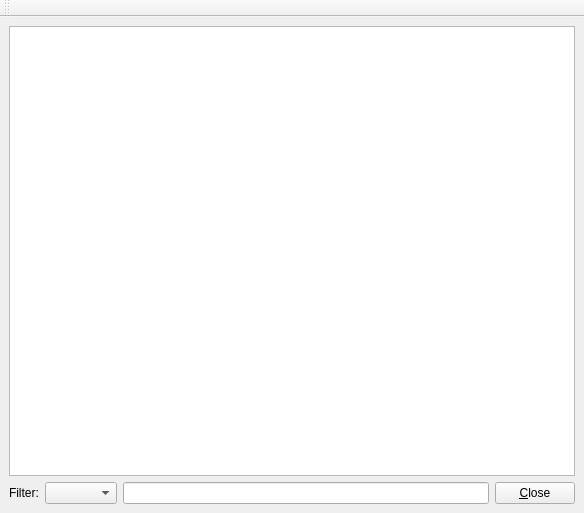
<?xml version="1.0" encoding="UTF-8"?>
<ui version="4.0">
 <class>LogManager</class>
 <widget class="QMainWindow" name="LogManager">
  <property name="geometry">
   <rect>
    <x>0</x>
    <y>0</y>
    <width>584</width>
    <height>513</height>
   </rect>
  </property>
  <property name="windowTitle">
   <string>Log view</string>
  </property>
  <widget class="QWidget" name="centralwidget">
   <layout class="QVBoxLayout">
    <property name="spacing">
     <number>6</number>
    </property>
    <property name="leftMargin">
     <number>9</number>
    </property>
    <property name="topMargin">
     <number>9</number>
    </property>
    <property name="rightMargin">
     <number>9</number>
    </property>
    <property name="bottomMargin">
     <number>9</number>
    </property>
    <item>
     <widget class="QTableView" name="tableView">
      <property name="sortingEnabled">
       <bool>true</bool>
      </property>
     </widget>
    </item>
    <item>
     <layout class="QHBoxLayout">
      <property name="spacing">
       <number>6</number>
      </property>
      <property name="leftMargin">
       <number>0</number>
      </property>
      <property name="topMargin">
       <number>0</number>
      </property>
      <property name="rightMargin">
       <number>0</number>
      </property>
      <property name="bottomMargin">
       <number>0</number>
      </property>
      <item>
       <widget class="QLabel" name="labelFilter">
        <property name="sizePolicy">
         <sizepolicy hsizetype="Maximum" vsizetype="Preferred">
          <horstretch>0</horstretch>
          <verstretch>0</verstretch>
         </sizepolicy>
        </property>
        <property name="text">
         <string>Filter:</string>
        </property>
       </widget>
      </item>
      <item>
       <widget class="QComboBox" name="comboFilterSource">
        <property name="sizePolicy">
         <sizepolicy hsizetype="Maximum" vsizetype="Fixed">
          <horstretch>0</horstretch>
          <verstretch>0</verstretch>
         </sizepolicy>
        </property>
       </widget>
      </item>
      <item>
       <widget class="QLineEdit" name="editFilter">
        <property name="toolTip">
         <string>Apply filter string to table column 'Log'</string>
        </property>
       </widget>
      </item>
      <item>
       <widget class="QPushButton" name="pushButton">
        <property name="sizePolicy">
         <sizepolicy hsizetype="Maximum" vsizetype="Fixed">
          <horstretch>0</horstretch>
          <verstretch>0</verstretch>
         </sizepolicy>
        </property>
        <property name="text">
         <string>&amp;Close</string>
        </property>
       </widget>
      </item>
     </layout>
    </item>
   </layout>
   <action name="clear">
    <property name="icon">
     <iconset>
      <normaloff>../../../../../../../../../.designer/backup</normaloff>../../../../../../../../../.designer/backup</iconset>
    </property>
    <property name="text">
     <string>Clear</string>
    </property>
    <property name="toolTip">
     <string>Clear log</string>
    </property>
   </action>
   <action name="settings">
    <property name="icon">
     <iconset>
      <normaloff>../../../../../../../../../.designer/backup</normaloff>../../../../../../../../../.designer/backup</iconset>
    </property>
    <property name="text">
     <string>Settings</string>
    </property>
    <property name="toolTip">
     <string>Show settings</string>
    </property>
   </action>
   <action name="critical">
    <property name="checkable">
     <bool>true</bool>
    </property>
    <property name="checked">
     <bool>false</bool>
    </property>
    <property name="text">
     <string>Critical</string>
    </property>
    <property name="toolTip">
     <string>Show/hide critical messages</string>
    </property>
   </action>
   <action name="error">
    <property name="checkable">
     <bool>true</bool>
    </property>
    <property name="checked">
     <bool>false</bool>
    </property>
    <property name="text">
     <string>Error</string>
    </property>
    <property name="toolTip">
     <string>Show/hide error messages</string>
    </property>
   </action>
   <action name="warning">
    <property name="checkable">
     <bool>true</bool>
    </property>
    <property name="checked">
     <bool>false</bool>
    </property>
    <property name="text">
     <string>Warning</string>
    </property>
    <property name="toolTip">
     <string>Show/hide warning messages</string>
    </property>
   </action>
   <action name="notice">
    <property name="checkable">
     <bool>true</bool>
    </property>
    <property name="checked">
     <bool>false</bool>
    </property>
    <property name="text">
     <string>Notice</string>
    </property>
    <property name="toolTip">
     <string>Show/hide notice messages</string>
    </property>
   </action>
   <action name="info">
    <property name="checkable">
     <bool>true</bool>
    </property>
    <property name="checked">
     <bool>false</bool>
    </property>
    <property name="text">
     <string>Info</string>
    </property>
    <property name="toolTip">
     <string>Show/hide info messages</string>
    </property>
   </action>
   <action name="debug">
    <property name="checkable">
     <bool>true</bool>
    </property>
    <property name="checked">
     <bool>false</bool>
    </property>
    <property name="text">
     <string>Debug</string>
    </property>
    <property name="toolTip">
     <string>Show/hide debug messages</string>
    </property>
   </action>
   <action name="actionCopy">
    <property name="text">
     <string>Copy selected rows to clipboard</string>
    </property>
    <property name="toolTip">
     <string>Copy selected rows to clipboard</string>
    </property>
    <property name="shortcut">
     <string>Ctrl+C</string>
    </property>
   </action>
  </widget>
  <widget class="QToolBar" name="toolBar">
   <property name="windowTitle">
    <string>toolBar</string>
   </property>
   <attribute name="toolBarArea">
    <enum>TopToolBarArea</enum>
   </attribute>
   <attribute name="toolBarBreak">
    <bool>false</bool>
   </attribute>
  </widget>
  <action name="actionCopyCell">
   <property name="text">
    <string>Copy cell to clipboard</string>
   </property>
   <property name="toolTip">
    <string>Copy cell to clipboard</string>
   </property>
  </action>
  <action name="actionFilter">
   <property name="text">
    <string>Filter</string>
   </property>
   <property name="toolTip">
    <string>Edit filter text</string>
   </property>
   <property name="shortcut">
    <string>Ctrl+F</string>
   </property>
  </action>
 </widget>
 <tabstops>
  <tabstop>tableView</tabstop>
  <tabstop>comboFilterSource</tabstop>
  <tabstop>editFilter</tabstop>
  <tabstop>pushButton</tabstop>
 </tabstops>
 <resources/>
 <connections>
  <connection>
   <sender>pushButton</sender>
   <signal>clicked()</signal>
   <receiver>LogManager</receiver>
   <slot>close()</slot>
   <hints>
    <hint type="sourcelabel">
     <x>422</x>
     <y>487</y>
    </hint>
    <hint type="destinationlabel">
     <x>453</x>
     <y>455</y>
    </hint>
   </hints>
  </connection>
 </connections>
</ui>
